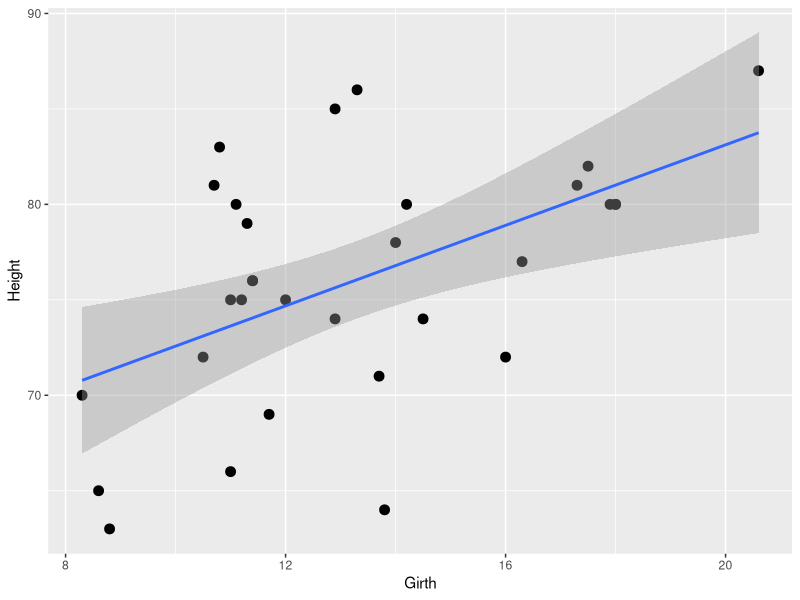

R code for this plot:
# How to use build in datasets of R
data() # all datasets in R
View(CO2) # To view datasets in R console

View(PlantGrowth) 

View(iris)

View(Titanic)

View(mtcars)

View(trees)

View(npk) # NPK data for factorial design

head(CO2) # to show first 6 rows of  data
names(CO2) # to show the names of columns
nrow(CO2) # to show number of rows
ncol(CO2) # to show number of columns

install.packages("writexl") # to save  .xlsx files
library(writexl)

write_xlsx(CO2,path="D:\\Data Science\\R_with_BaBaG\\CO2.xlsx") 

library(ggplot2) # to plot graphs and figures

ggplot(trees, aes(Girth, Height))+geom_point(size=3)+geom_smooth(method="lm") # scatter plot

